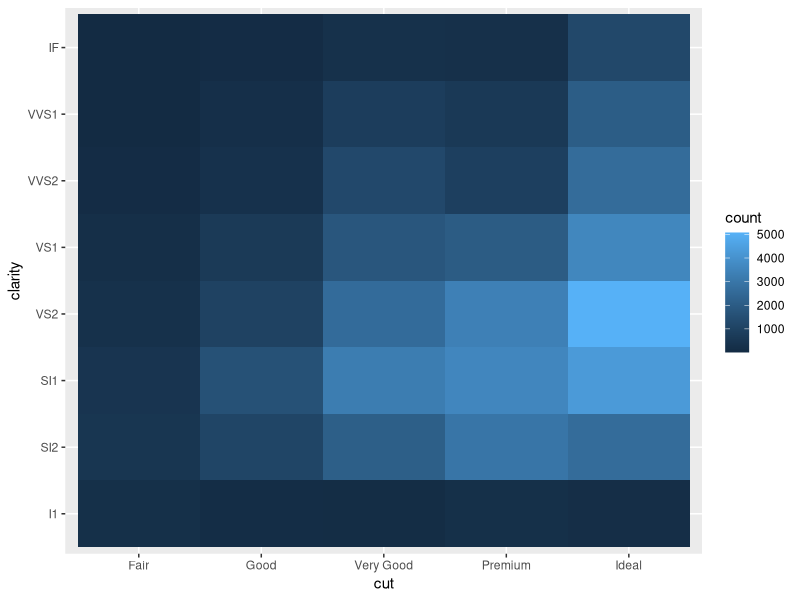
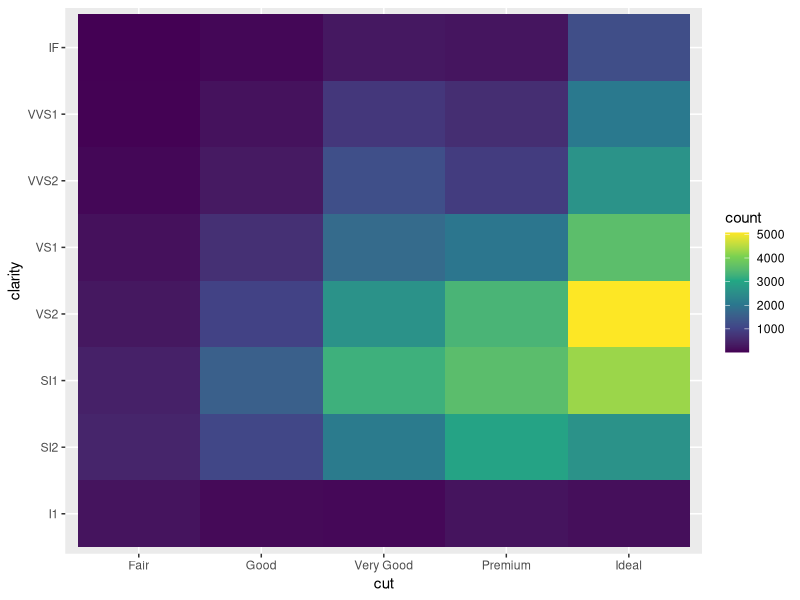

Source code (R) for these figures, in order:
## ---- chunk 1
library(tidyverse)
data("diamonds")
## ---- chunk 2
p1 <- 
  ggplot(diamonds) +
  aes(x = cut, y = clarity) +
  geom_bin2d()
p1
## ---- chunk 3
p1 +
  scale_fill_viridis_c()
